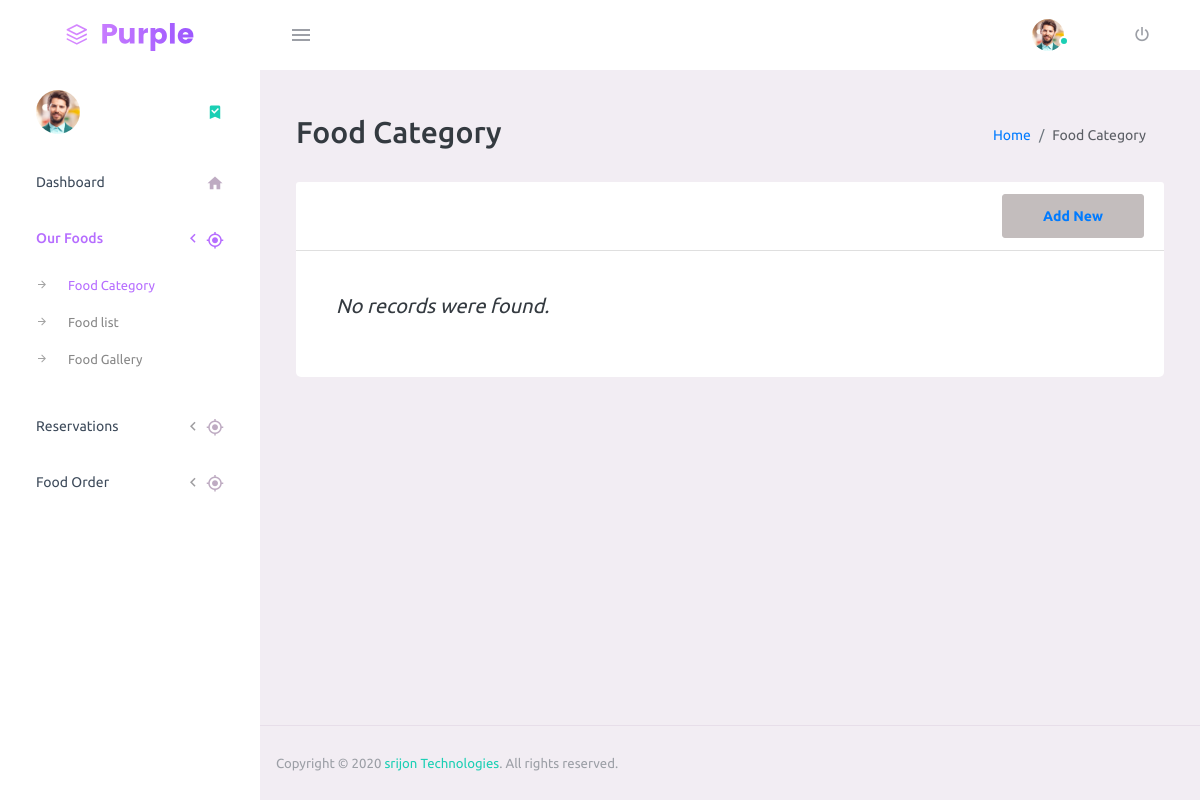
The page /admin/foodcat.php (signed in) on the database as committed earlier.
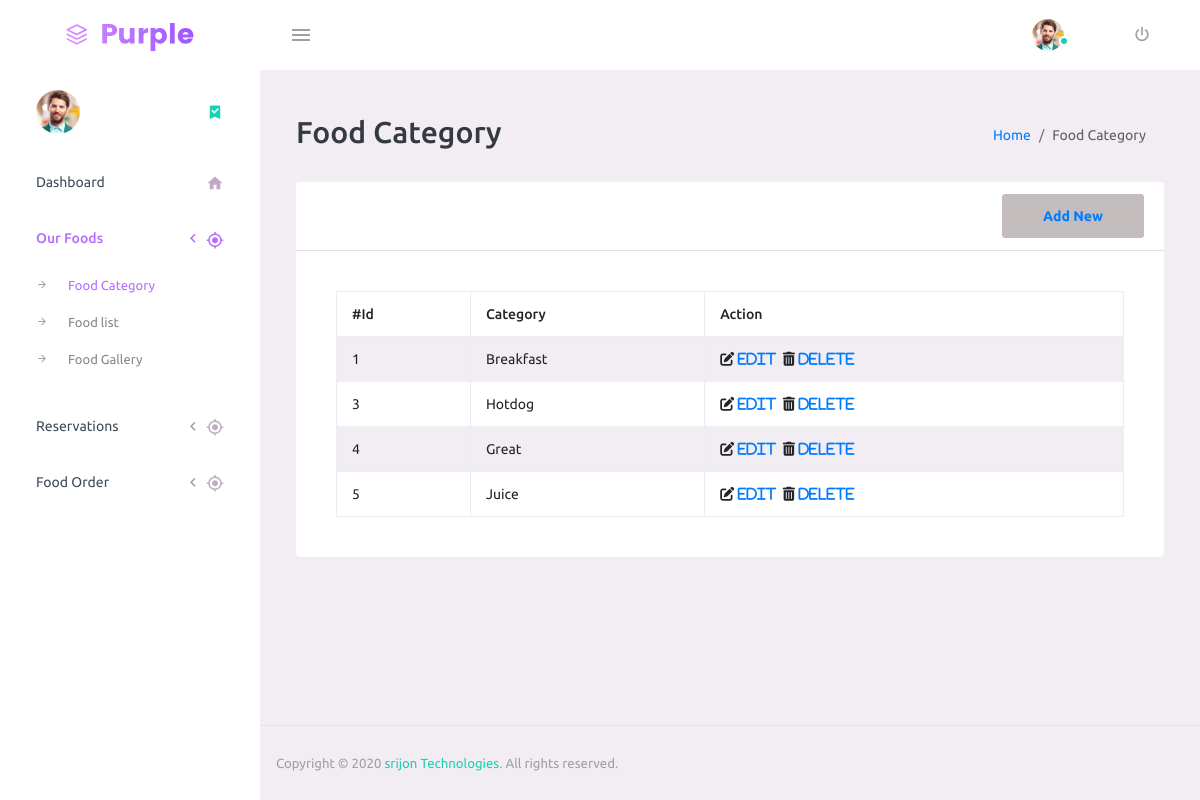
The same page on the database as committed later.
### tables this page shows
CREATE TABLE `category` (
  `id` int(11) NOT NULL,
  `category_name` text NOT NULL
);

### admin/foodcat.php (the view, shortened to what this page needs)
<!DOCTYPE html>
<html lang="en">
<head>
    <link rel="stylesheet" href="vendors/mdi/css/materialdesignicons.min.css">
    <link rel="stylesheet" href="vendors/css/vendor.bundle.base.css">
    <link rel="stylesheet" href="css/style.css">
</head>
<body>
    <div class="container-scroller">
        <?php
        include("include/header.php");
        ?>
        <div class="container-fluid page-body-wrapper">
            <?php
          include("Include/sidebar.php");
          ?>
            <div class="main-panel">
                <div class="content-wrapper">
                    <div class="page-header">
                        <h2> Food Category </h2>
                        <nav aria-label="breadcrumb">
                            <ol class="breadcrumb">
                                <li class="breadcrumb-item"><a href="index.php">Home</a></li>
                                <li class="breadcrumb-item active" aria-current="page">Food Category</li>
                            </ol>
                        </nav>
                    </div>
                    <div class="row mb-4">
                        <div class="col-md-12">
                            <div class="card mb-4">
                                <div class="card-header bg-white font-weight-bold">
                                    <button type="submit" class="btn btn-secondary float-right customs-btn-bd"
                                        data-toggle="modal" data-target="#foodCategory">
                                        <a href="createfood.php"> Add New </a>
                                    </button>
                                </div>
                                <div class="card-body ">
                                <?php
                    require_once "include/config.php";
                    $sql = "SELECT * FROM category";
                    if($result = mysqli_query($mysqli, $sql)){
                        if(mysqli_num_rows($result) > 0){
                            echo "<table class='table table-bordered table-striped'>";
                                echo "<thead>";
                                    echo "<tr>";
                                        echo "<th>#Id</th>";
                                        echo "<th>Category</th>";
                                         echo "<th>Action</th>";
                                    echo "</tr>";
                                echo "</thead>";
                                echo "<tbody>";
                                while($row = mysqli_fetch_array($result)){
                                    echo "<tr>";
                                        echo "<td>" . $row['id'] . "</td>";
                                        echo "<td>" . $row['category_name'] . "</td>";
                                        echo "<td>";
                                            echo "<i class='fas fa-edit'><a href='updatecat.php?id=". $row['id'] ."'> Edit</a></i>";
                                            echo "<i class='fas fa-trash-alt'><a href='deletecat.php?id=". $row['id'] ."'> Delete</a></i>";
                                        echo "</td>";
                                    echo "</tr>";
                                }
                                echo "</tbody>";
                            echo "</table>";
                        } else{
                            echo "<p class='lead'><em>No records were found.</em></p>";
                        }
                    } else{
                        echo "ERROR: Could not able to execute $sql. " . mysqli_error($link);
                    }
                    ?>
                                </div>
                            </div>
                        </div>
                    </div>
                </div>
                <?php
            include("Include/footer.php");
            ?>
            </div>
        </div>
    </div>
</body>
</html>

Rows that differ between the two databases and show on the page:
added category: id "1", category_name "Breakfast"
added category: id "3", category_name "Hotdog"
added category: id "4", category_name "Great"
added category: id "5", category_name "Juice"
Other text that changed with them:
text no longer shown: "No records were found."
text now shown: "#Id Category Action"
